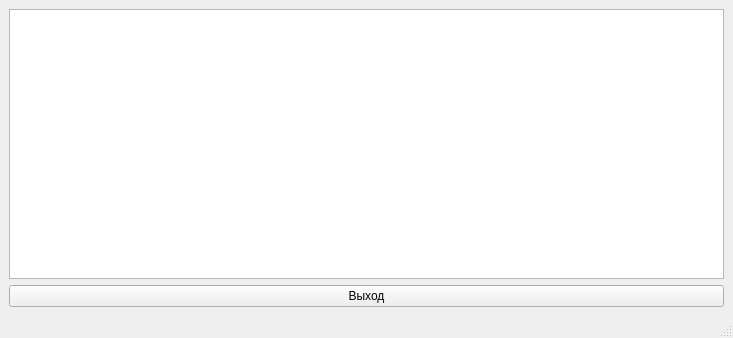
<?xml version="1.0" encoding="UTF-8"?>
<ui version="4.0">
 <class>MainWindow</class>
 <widget class="QMainWindow" name="MainWindow">
  <property name="geometry">
   <rect>
    <x>0</x>
    <y>0</y>
    <width>733</width>
    <height>338</height>
   </rect>
  </property>
  <property name="windowTitle">
   <string>MainWindow</string>
  </property>
  <widget class="QWidget" name="centralwidget">
   <layout class="QVBoxLayout" name="verticalLayout">
    <item>
     <widget class="QTableView" name="tableView"/>
    </item>
    <item>
     <widget class="QPushButton" name="pushButton">
      <property name="text">
       <string>Выход</string>
      </property>
     </widget>
    </item>
   </layout>
  </widget>
  <widget class="QMenuBar" name="menubar">
   <property name="geometry">
    <rect>
     <x>0</x>
     <y>0</y>
     <width>733</width>
     <height>21</height>
    </rect>
   </property>
  </widget>
  <widget class="QStatusBar" name="statusbar"/>
 </widget>
 <resources/>
 <connections/>
</ui>
